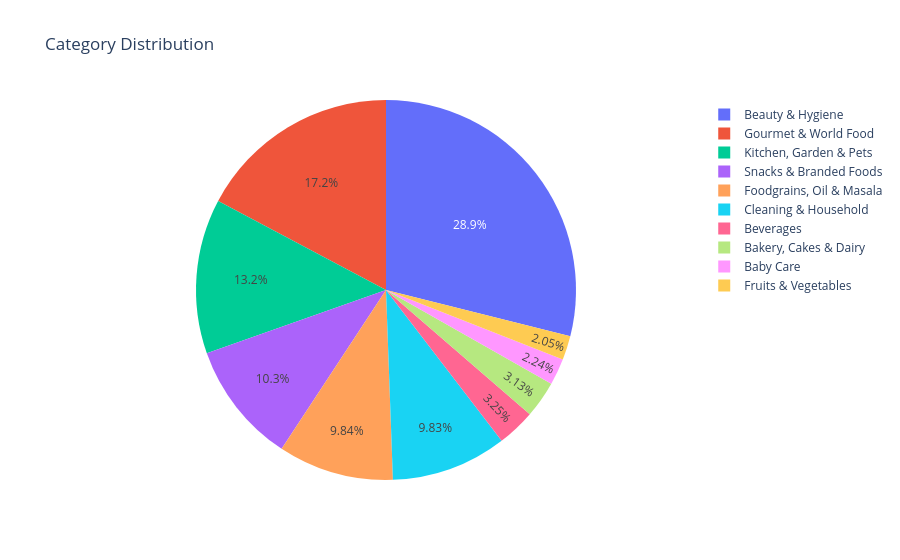

Notebook source saved alongside this figure:
### Markdown cell above
- Fresho is the most dominant brand with the highest number of product listings  
- bb Royal and BB Home also have a strong presence, indicating BigBasket’s focus on in-house/private labels  
- DP shows moderate representation compared to leading brands  
- Other brands like Fresho Signature, bb Combo, Amul, and INATUR have relatively lower product counts  
- Established brands like Dabur and Himalaya are present but not as dominant in terms of product volume  
- The distribution highlights a strong emphasis on private label brands over third-party brands

### Code cell
#category share
colors=['#A8DADC','#457B9D','#1D3557','#F1FAEE','#E63946','#FFB4A2','#6D6875','#B5838D','#84A59D','#F4A261']
fig = px.pie(top_cat, names='category', values='count',color=colors, title='Category Distribution')
fig.show()

### Figure 1 — Plotly figure (JSON) as saved in the notebook; plotly's stock layout.template omitted (floating-point values rounded to 4 significant figures)
{"data": [{"customdata": [["#A8DADC"], ["#457B9D"], ["#1D3557"], ["#F1FAEE"], ["#E63946"], ["#FFB4A2"], ["#6D6875"], ["#B5838D"], ["#84A59D"], ["#F4A261"]], "domain": {"x": [0, 1], "y": [0, 1]}, "hovertemplate": "category=%{label}<br>count=%{value}<br>color=%{customdata[0]}<extra></extra>", "labels": ["Beauty & Hygiene", "Gourmet & World Food", "Kitchen, Garden & Pets", "Snacks & Branded Foods", "Foodgrains, Oil & Masala", "Cleaning & Household", "Beverages", "Bakery, Cakes & Dairy", "Baby Care", "Fruits & Vegetables"], "legendgroup": "", "marker": {"colors": ["#636efa", "#EF553B", "#00cc96", "#ab63fa", "#FFA15A", "#19d3f3", "#FF6692", "#B6E880", "#FF97FF", "#FECB52"]}, "name": "", "showlegend": true, "type": "pie", "values": [7867, 4690, 3580, 2814, 2676, 2675, 884, 851, 610, 557]}], "layout": {"legend": {"tracegroupgap": 0}, "title": {"text": "Category Distribution"}}}
